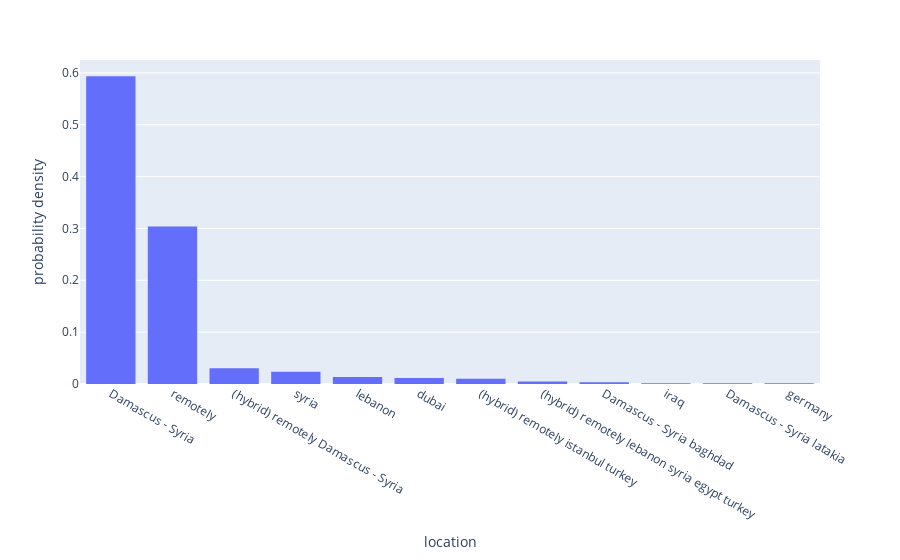

Notebook code for this chart:
### Markdown cell above
### Job Location

- 60% of the jobs are in Damascus
- 30% are remote vacancies
- ~5% are hybrid jobs, it means you can work remotely or on site
- there are other locations like Lebanon, Dubai, Turkey, Germany and Iraq

### Code cell
px.histogram(data,x='location', histnorm='probability density').update_xaxes(categoryorder='total descending')

### Figure 1 — Plotly figure (JSON) as saved in the notebook; plotly's stock layout.template omitted (floating-point values rounded to 4 significant figures; data arrays with more than 128 entries replaced by an {"elided": "..."} marker saying what was removed)
{"data": [{"alignmentgroup": "True", "bingroup": "x", "histnorm": "probability density", "hovertemplate": "location=%{x}<br>probability density=%{y}<extra></extra>", "legendgroup": "", "marker": {"color": "#636efa", "pattern": {"shape": ""}}, "name": "", "offsetgroup": "", "orientation": "v", "showlegend": false, "type": "histogram", "x": {"elided": "832 str values"}, "xaxis": "x", "yaxis": "y"}], "layout": {"barmode": "relative", "legend": {"tracegroupgap": 0}, "margin": {"t": 60}, "xaxis": {"anchor": "y", "categoryorder": "total descending", "domain": [0, 1], "title": {"text": "location"}}, "yaxis": {"anchor": "x", "domain": [0, 1], "title": {"text": "probability density"}}}}
